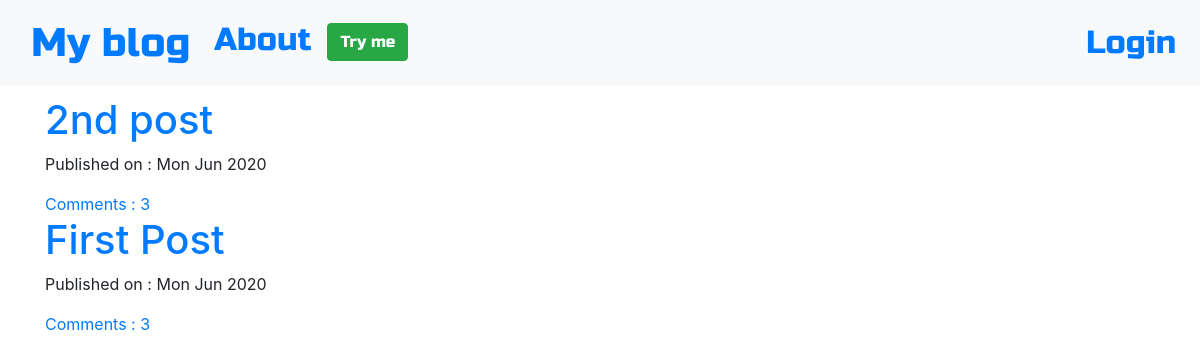
The page / on the database its author committed.
### blog/models.py (models this page shows, shortened)
class Post(models.Model):
    author = models.ForeignKey('auth.User',on_delete=models.CASCADE)
    title = models.CharField(max_length=200)
    text = models.TextField()
    created_date = models.DateTimeField(default=timezone.now)
    published_date = models.DateTimeField(blank=True,null=True)
    def approve_comment(self):
        return self.comments.filter(approved_comment=True)

### blog/views.py (the view)
# urls.py: path('',views.PostListView.as_view(),name='post_list'),
class PostListView(ListView):
    model = Post
    def get_queryset(self):
        return Post.objects.filter(published_date__lte=timezone.now()).order_by('-published_date')

### blog/templates/blog/post_list.html
{% extends 'blog/base.html'%}
{% block content %}
<div class="centerstage">
  {% for post in post_list %}
  <div class="post">
    <h1><a href="{% url 'post_detail' pk=post.pk %}">{{ post.title }}</a></h1>
    <div class="date">
      <p>Published on : {{ post.published_date|date:"D M Y"}}</p>
    </div>
    <a href="{% url 'post_detail' pk=post.pk %}">Comments : {{post.approve_comment.count}}</a>
  </div>
  {% endfor %}
</div>
{% endblock %}

### blog/static/css/blog.css (style rules this page uses)
.centerstage { margin-left: auto; margin-right: auto; }
.loader { filter:hue-rotate(0deg); color:linear-gradient(45deg,#0f8,#08f); animation:hue 10000ms infinite linear; }

### rows shown on the page
Post: title "2nd post", published_date "Mon Jun 2020", approve_comment.count "3"
Post: title "First Post", published_date "Mon Jun 2020", approve_comment.count "3"
